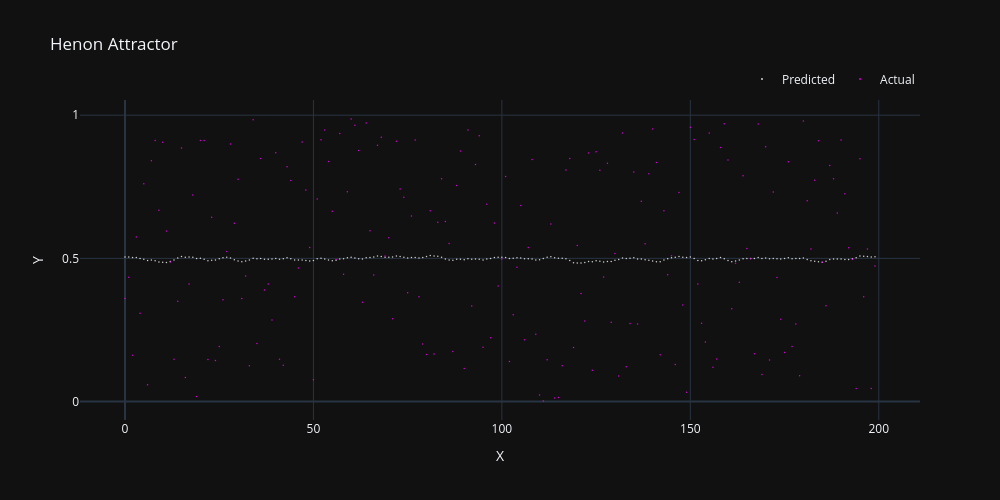
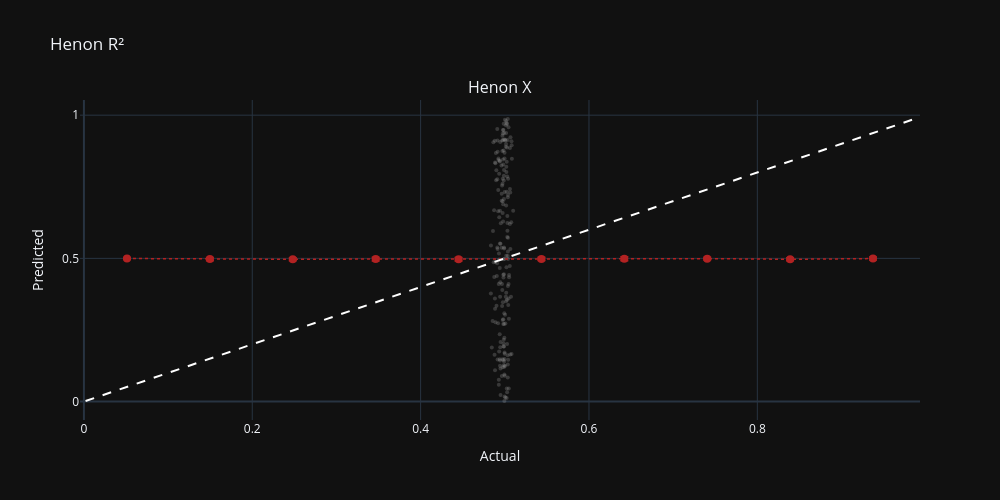

Notebook code cell kept with these figures, in order:
### Code cell
henon_attractor_prediction = scatter_plot(
    data_list=[Y_pred, Y_test],
    data_names=["Predicted", "Actual"],
    axis_names=["X", "Y"],
    title="Henon Attractor",
)
henon_attractor_r2 = r_2_plots_grid(
    Y_pred, Y_test, r_2, subplot_titles=["Henon X", "Henon Y"], title="Henon R²"
)

henon_attractor_prediction.show()
henon_attractor_r2.show()

### Figure 1 — Plotly figure (JSON) as saved in the notebook; plotly's stock layout.template omitted (floating-point values rounded to 4 significant figures; data arrays with more than 128 entries replaced by an {"elided": "..."} marker saying what was removed)
{"data": [{"marker": {"color": "white", "opacity": 0.8, "size": 1.5}, "mode": "markers", "name": "Predicted", "type": "scatter", "x": {"elided": "200 int values"}, "y": {"elided": "200 float values"}}, {"marker": {"color": "magenta", "opacity": 0.8, "size": 1.5}, "mode": "markers", "name": "Actual", "type": "scatter", "x": {"elided": "200 int values"}, "y": {"elided": "200 float values"}}], "layout": {"height": 500, "legend": {"orientation": "h", "x": 1, "xanchor": "right", "y": 1.02, "yanchor": "bottom"}, "title": {"text": "Henon Attractor"}, "width": 1000, "xaxis": {"nticks": 6, "title": {"text": "X"}}, "yaxis": {"nticks": 5, "title": {"text": "Y"}}}}

### Figure 2 — Plotly figure (JSON) as saved in the notebook; plotly's stock layout.template omitted (floating-point values rounded to 4 significant figures; data arrays with more than 128 entries replaced by an {"elided": "..."} marker saying what was removed)
{"data": [{"marker": {"color": "rgba(150, 150, 150, 0.3)", "size": 4}, "mode": "markers", "name": "Data", "showlegend": false, "type": "scatter", "x": {"elided": "200 float values"}, "xaxis": "x", "y": {"elided": "200 float values"}, "yaxis": "y"}, {"error_y": {"array": [0.003677, 0.005402, 0.004918, 0.006432, 0.006314, 0.005716, 0.00673, 0.004618, 0.005376, 0.005124], "color": "firebrick", "thickness": 1.5, "type": "data", "visible": true, "width": 4}, "line": {"color": "firebrick", "dash": "dot", "width": 1.5}, "marker": {"color": "firebrick", "size": 8, "symbol": "circle"}, "mode": "markers+lines", "name": "Binned Mean", "showlegend": false, "type": "scatter", "x": [0.05117, 0.1496, 0.2481, 0.3466, 0.4451, 0.5435, 0.642, 0.7405, 0.8389, 0.9374], "xaxis": "x", "y": [0.4994, 0.4974, 0.4969, 0.4976, 0.4969, 0.4979, 0.4985, 0.499, 0.4968, 0.4993], "yaxis": "y"}, {"line": {"color": "white", "dash": "dash"}, "mode": "lines", "name": "Ideal", "showlegend": false, "type": "scatter", "x": [0.001939, 0.9867], "xaxis": "x", "y": [0.001939, 0.9867], "yaxis": "y"}], "layout": {"annotations": [{"font": {"size": 16}, "showarrow": false, "text": "Henon X", "x": 0.5, "xanchor": "center", "xref": "paper", "y": 1, "yanchor": "bottom", "yref": "paper"}], "height": 500, "showlegend": false, "title": {"text": "Henon R²"}, "width": 1000, "xaxis": {"anchor": "y", "domain": [0, 1], "nticks": 6, "title": {"text": "Actual"}}, "yaxis": {"anchor": "x", "domain": [0, 1], "nticks": 5, "title": {"text": "Predicted"}}}}
